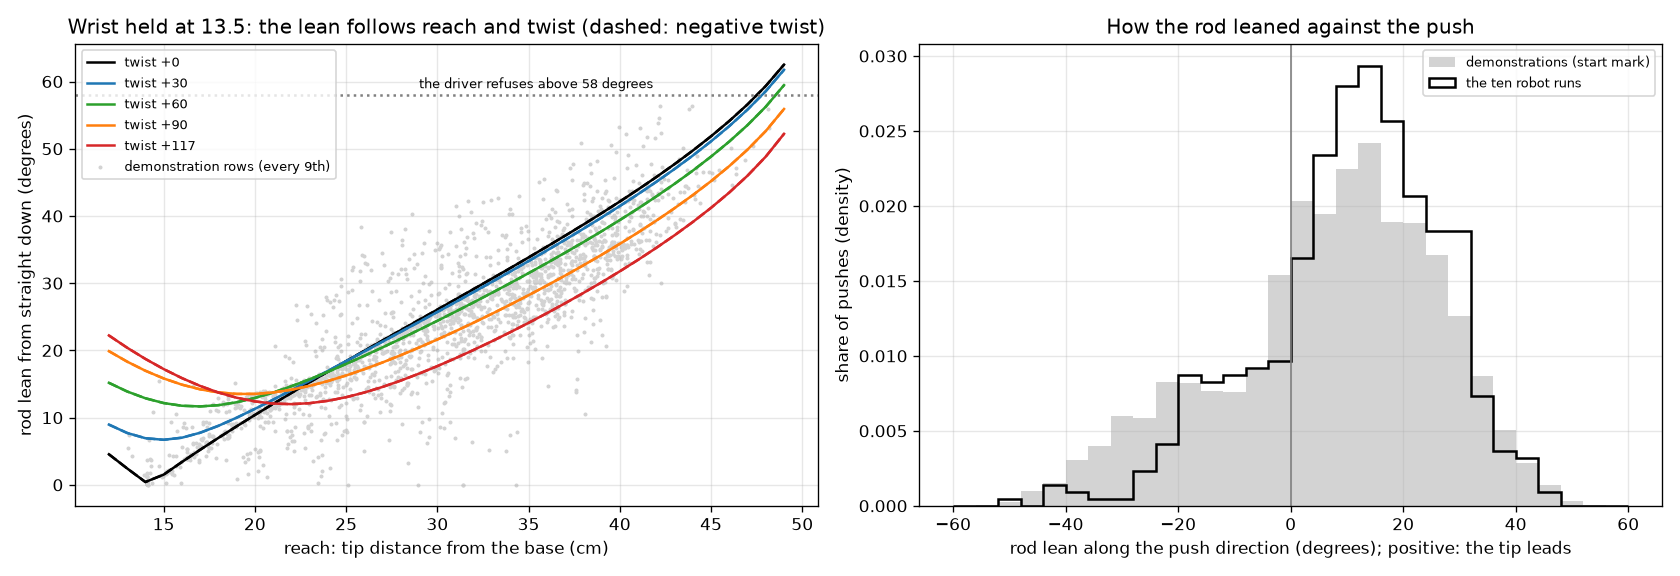

The script that saved this image:
"""
What the held wrist does to the rod's lean, and how the rod leaned against the push direction (key: wrist_and_camera,
part 4).

Part 1 (calculated with the arm model): with the wrist held, the rod's lean is fixed by where the tip is and how far
the forearm is twisted. The lean is tabulated over reach and twist for the driver's 13.5 degrees and for two other
wrist values, with the tip 5 mm above the fitted table as the driver puts it, and the reach at which the driver's
58-degree lean limit or the arm's joint limits would refuse a step is read off.

Part 2 (measured joints, calculated leans): the rod's lean along the push direction (positive: the tip leads, the
block's body follows) and across it, for the demonstrations and for the ten robot runs. A rod that leans back against
the push would put the block's body ahead of the tip.

Part 3: the hand (joint 6) in the runs and in the demonstrations, and what the model's hand output asked for.

Run from this folder:
    D:/AI_Project/.venv/Scripts/python.exe lean_and_reach.py
"""

import math
from typing import Dict, Optional

import matplotlib
matplotlib.use("Agg")
import numpy
import pandas

from matplotlib import pyplot

import wrist_geometry
from config import MODEL_MODE_PARAMETERS


LEAN_PARAMETERS = {
    "wrists_deg": [13.5, 0.0, -10.0],
    "reaches_m": [round(0.12 + 0.01 * index, 2) for index in range(38)],
    "twists_deg": [-117.0, -90.0, -60.0, -30.0, 0.0, 30.0, 60.0, 90.0, 117.0],
    "twist_march_deg": 3.0,
    # joints 1 to 3 of a recorded pushing pose near the base (run 5, picture 0), the solver's first guess
    "first_guess_rad": [0.0, -0.743, -1.134],
    "rod_lean_most_deg": MODEL_MODE_PARAMETERS["rod_lean_most_deg"],
    "smallest_push_m": 0.005,
    "figure_dpi": 120
}



def lean_table(
        wrist_deg: float,
        parameters: Dict
) -> pandas.DataFrame:
    """
    The rod's lean from straight down over reach and forearm twist for one held wrist value, the tip on the x axis at
    the driver's height. Each reach starts from the solution of the reach before it, each twist from the twist before
    it, so the arm stays in the elbow-up shape of the recordings. NaN where no joint angles within the limits reach
    the point.
    """

    reaches = numpy.array(parameters["reaches_m"])
    tips = numpy.column_stack([reaches, numpy.zeros(len(reaches)), numpy.zeros(len(reaches))])
    tips[:, 2] = wrist_geometry.table_heights(tips[:, :2]) + wrist_geometry.ANALYSIS_PARAMETERS["driver_tip_above_table_m"]
    wrist_rad = math.radians(wrist_deg)

    untwisted = numpy.zeros((len(reaches), 3))
    guess = numpy.array(parameters["first_guess_rad"], dtype = float)
    for index in range(len(reaches)):
        joints, is_solved = wrist_geometry.solve_many_with_wrist_fixed(tips[index:index + 1], numpy.zeros(1), numpy.full(1, wrist_rad), guess[None, :])
        untwisted[index] = joints[0, :3] if is_solved[0] else numpy.nan
        if is_solved[0]:
            guess = joints[0, :3]

    table = pandas.DataFrame(index = [round(100 * reach) for reach in reaches], columns = parameters["twists_deg"], dtype = float)
    for direction in (1.0, -1.0):
        current = untwisted.copy()
        is_alive = numpy.all(numpy.isfinite(current), axis = 1)
        twist = 0.0
        while abs(twist) <= max(abs(value) for value in parameters["twists_deg"]) + 1e-9:
            starts = numpy.where(is_alive[:, None], current, 0.0)
            joints, is_solved = wrist_geometry.solve_many_with_wrist_fixed(tips, numpy.full(len(reaches), math.radians(twist)), numpy.full(len(reaches), wrist_rad), starts)
            is_alive = is_alive & is_solved
            current = numpy.where(is_alive[:, None], joints[:, :3], current)
            for wanted in parameters["twists_deg"]:
                if abs(wanted - twist) < 1e-6:
                    leans = wrist_geometry.tips_and_leans(joints)[1]
                    table[wanted] = numpy.where(is_alive, leans, numpy.nan)
            twist += direction * parameters["twist_march_deg"]
    return table



def leans_against_push(
        joint_sets: numpy.ndarray,
        push_xy: numpy.ndarray
) -> pandas.DataFrame:
    """
    The rod's lean along and across the push direction for many rows.

    Parameters
    ----------
    joint_sets : numpy.ndarray
        Joint angles in radians, shape (N, 6).
    push_xy : numpy.ndarray
        The push direction on the table for every row (need not be unit length), shape (N, 2).

    Returns
    -------
    pandas.DataFrame
        "lean_along_deg" (positive: the tip is ahead of the rod's upper end in the push direction), "lean_across_deg"
        (positive: the tip is to the left of the push) and "lean_deg" (the angle from straight down).
    """

    rod = wrist_geometry.frames_of_many(joint_sets)["joint_6"][1][:, :, 2]
    push = push_xy / numpy.linalg.norm(push_xy, axis = 1, keepdims = True)
    left = numpy.column_stack([-push[:, 1], push[:, 0]])
    return pandas.DataFrame({
        "lean_along_deg": numpy.degrees(numpy.arctan2(rod[:, 0] * push[:, 0] + rod[:, 1] * push[:, 1], -rod[:, 2])),
        "lean_across_deg": numpy.degrees(numpy.arctan2(rod[:, 0] * left[:, 0] + rod[:, 1] * left[:, 1], -rod[:, 2])),
        "lean_deg": numpy.degrees(numpy.arccos(numpy.clip(-rod[:, 2], -1.0, 1.0)))
    })



def lean_summary(leans: pandas.DataFrame) -> Dict[str, float]:
    """The numbers printed for one group of pushes."""

    return {
        "pushes": len(leans),
        "lean_median_deg": leans["lean_deg"].median(),
        "lean_p95_deg": leans["lean_deg"].quantile(0.95),
        "along_p05_deg": leans["lean_along_deg"].quantile(0.05),
        "along_median_deg": leans["lean_along_deg"].median(),
        "along_p95_deg": leans["lean_along_deg"].quantile(0.95),
        "back_over_10_share": float((leans["lean_along_deg"] < -10.0).mean()),
        "back_over_20_share": float((leans["lean_along_deg"] < -20.0).mean()),
        "across_abs_median_deg": leans["lean_across_deg"].abs().median(),
        "across_abs_p95_deg": leans["lean_across_deg"].abs().quantile(0.95)
    }



def main(parameters: Optional[Dict] = None) -> None:
    """Print the three parts and save the figure."""

    settings = dict(LEAN_PARAMETERS)
    settings.update(parameters or {})
    pandas.set_option("display.width", 250)
    pandas.set_option("display.max_columns", 40)
    pandas.set_option("display.max_rows", 200)
    output_folder = wrist_geometry.ANALYSIS_PARAMETERS["output_folder"]

    print("=== part 1: the rod's lean (degrees from straight down) with the wrist held, by reach (cm, rows) and forearm twist (degrees, columns) ===")
    tables = {}
    for wrist_deg in settings["wrists_deg"]:
        tables[wrist_deg] = lean_table(wrist_deg, settings)
        print(f"\nwrist held at {wrist_deg} degrees (blank: no joint angles within the arm model's limits reach the point)")
        print(tables[wrist_deg].iloc[::2].round(1).to_string(na_rep = ""))
        within = tables[wrist_deg] <= settings["rod_lean_most_deg"]
        furthest = {twist: (max(within.index[within[twist]]) if within[twist].any() else None) for twist in tables[wrist_deg].columns}
        nearest = {twist: (min(within.index[within[twist]]) if within[twist].any() else None) for twist in tables[wrist_deg].columns}
        print(f"  reach (cm) within the {settings['rod_lean_most_deg']:.0f}-degree lean limit and the joint limits, by twist: "
              + ", ".join(f"{twist:+.0f}: {nearest[twist]} to {furthest[twist]}" for twist in tables[wrist_deg].columns))

    frames = wrist_geometry.load_demonstration_frames()
    print(f"\ndemonstrated reach: 1st to 99th percentile {100 * frames['reach_m'].quantile(0.01):.1f} to {100 * frames['reach_m'].quantile(0.99):.1f} cm, "
          f"largest {100 * frames['reach_m'].max():.1f} cm; rows beyond 44 cm: {int((frames['reach_m'] > 0.44).sum())}, beyond 46 cm: {int((frames['reach_m'] > 0.46).sum())}")

    print("\n=== part 2: the rod's lean against the push direction ===")
    episodes = pandas.read_csv(wrist_geometry.ANALYSIS_PARAMETERS["episodes_file"])
    on_mark = episodes[episodes["sheet_orientation"].str.contains("START MARK")]["episode_id"]
    has_next = (frames["episode_id"].shift(-1) == frames["episode_id"]).to_numpy()
    rows_now = numpy.flatnonzero(has_next)
    tips = frames[["tip_x_m", "tip_y_m"]].to_numpy(dtype = float)
    moves = tips[rows_now + 1] - tips[rows_now]
    is_push = numpy.linalg.norm(moves, axis = 1) >= settings["smallest_push_m"]
    rows_now, moves = rows_now[is_push], moves[is_push]
    demonstrated = leans_against_push(frames[wrist_geometry.JOINT_COLUMNS].to_numpy(dtype = float)[rows_now], moves)
    demonstrated["sheet"] = frames["sheet"].to_numpy()[rows_now]
    demonstrated["is_on_mark"] = frames["episode_id"].isin(on_mark).to_numpy()[rows_now]
    demonstrated["wrist_deg"] = frames["joint_5_deg"].to_numpy()[rows_now]

    rows = []
    for sheet, group in demonstrated[demonstrated["is_on_mark"]].groupby("sheet"):
        rows.append(dict({"who": "demonstrations (start mark)", "sheet": sheet[-2:]}, **lean_summary(group)))
    run_leans = {}
    for run in wrist_geometry.ANALYSIS_PARAMETERS["robot_runs"]:
        steps = wrist_geometry.load_robot_run(run)
        steps = steps[(steps["action"] == "model_step") & steps["tip_next_x"].notna()]
        push = numpy.column_stack([steps["tip_next_x"] - steps["tip_x"], steps["tip_next_y"] - steps["tip_y"]])
        leans = leans_against_push(steps[wrist_geometry.JOINT_COLUMNS].to_numpy(dtype = float), push)
        run_leans[run["number"]] = leans
        rows.append(dict({"who": f"robot run {run['number']} (model {run['model']})", "sheet": run["sheet"][-2:]}, **lean_summary(leans)))
    summary = pandas.DataFrame(rows).sort_values(["sheet", "who"])
    print(summary.round(2).to_string(index = False))
    summary.to_csv(output_folder / "lean_against_push.csv", index = False)
    near_held = demonstrated[demonstrated["is_on_mark"] & ((demonstrated["wrist_deg"] - 13.5).abs() <= 2.0)]
    far_from_held = demonstrated[demonstrated["is_on_mark"] & ((demonstrated["wrist_deg"] - 13.5).abs() > 5.7)]
    print("\ndemonstrated pushes (start mark) with the wrist within 2 degrees of 13.5, and more than 5.7 degrees away:")
    print(pandas.DataFrame([dict({"wrist": "within 2 of 13.5"}, **lean_summary(near_held)), dict({"wrist": "over 5.7 away"}, **lean_summary(far_from_held))]).round(2).to_string(index = False))

    print("\n=== part 3: the hand (joint 6) ===")
    hand = frames["joint_6_deg"]
    held = wrist_geometry.ANALYSIS_PARAMETERS["hand_held_deg"]
    print(f"demonstrations: hand within 0.3 degrees of the held {held} in {100.0 * ((hand - held).abs() <= 0.3).mean():.1f} % of rows, within 0.3 of 0 in "
          f"{100.0 * (hand.abs() <= 0.3).mean():.1f} %, more than 10 from {held} in {100.0 * ((hand - held).abs() > 10.0).mean():.1f} % ({int(((hand - held).abs() > 10.0).sum())} rows)")
    hand_change = frames.groupby("episode_id")["joint_6_deg"].diff()
    print(f"demonstrated steps in which the hand turned more than 1 degree: {int((hand_change.abs() > 1.0).sum())} of {int(hand_change.notna().sum())}")
    sample = frames[wrist_geometry.JOINT_COLUMNS].to_numpy(dtype = float)[::37]
    turned = sample.copy()
    turned[:, 5] += math.radians(30.0)
    tip_move = 1000.0 * numpy.linalg.norm(wrist_geometry.tips_and_leans(turned)[0] - wrist_geometry.tips_and_leans(sample)[0], axis = 1).max()
    camera_move = 1000.0 * numpy.linalg.norm(wrist_geometry.camera_poses(turned)[0] - wrist_geometry.camera_poses(sample)[0], axis = 1).max()
    print(f"arm model: turning the hand by 30 degrees moves the tip by at most {tip_move:.6f} mm and the camera by at most {camera_move:.6f} mm ({len(sample)} poses)")
    for run in wrist_geometry.ANALYSIS_PARAMETERS["robot_runs"]:
        steps = wrist_geometry.load_robot_run(run)
        print(f"run {run['number']:2d}: logged hand {steps['joint_6_deg'].min():.2f} to {steps['joint_6_deg'].max():.2f} degrees; the model's hand output "
              f"{steps['model_hand_deg'].min():+.3f} to {steps['model_hand_deg'].max():+.3f} degrees per step, summed over the run {steps['model_hand_deg'].sum():+.2f}; "
              f"its lean output {steps['model_lean_deg'].min():+.2f} to {steps['model_lean_deg'].max():+.2f}, summed {steps['model_lean_deg'].sum():+.1f}; "
              f"the lean the held wrist gave: {run_leans[run['number']]['lean_deg'].iloc[0]:.1f} at the first step, {run_leans[run['number']]['lean_deg'].max():.1f} at most")

    figure, axes = pyplot.subplots(1, 2, figsize = (14, 4.8))
    table = tables[settings["wrists_deg"][0]]
    for twist, colour in zip([0.0, 30.0, 60.0, 90.0, 117.0], ["black", "tab:blue", "tab:green", "tab:orange", "tab:red"]):
        axes[0].plot(table.index, table[twist], color = colour, label = f"twist +{twist:.0f}")
        axes[0].plot(table.index, table[-twist], color = colour, linestyle = "--")
    axes[0].scatter(100.0 * frames["reach_m"].iloc[::9], frames["rod_from_vertical_deg"].iloc[::9], s = 2, color = "lightgrey", label = "demonstration rows (every 9th)", zorder = 0)
    axes[0].axhline(settings["rod_lean_most_deg"], color = "grey", linestyle = ":")
    axes[0].text(29.0, settings["rod_lean_most_deg"] + 1.0, "the driver refuses above 58 degrees", fontsize = 8)
    axes[0].set_xlabel("reach: tip distance from the base (cm)")
    axes[0].set_ylabel("rod lean from straight down (degrees)")
    axes[0].set_title("Wrist held at 13.5: the lean follows reach and twist (dashed: negative twist)")
    axes[0].legend(fontsize = 8)
    axes[0].grid(alpha = 0.3)

    bins = numpy.arange(-60.0, 62.0, 4.0)
    axes[1].hist(demonstrated.loc[demonstrated["is_on_mark"], "lean_along_deg"], bins = bins, density = True, color = "lightgrey", label = "demonstrations (start mark)")
    all_runs = pandas.concat(run_leans.values(), ignore_index = True)
    axes[1].hist(all_runs["lean_along_deg"], bins = bins, density = True, histtype = "step", color = "black", linewidth = 1.5, label = "the ten robot runs")
    axes[1].axvline(0.0, color = "grey", linewidth = 1)
    axes[1].set_xlabel("rod lean along the push direction (degrees); positive: the tip leads")
    axes[1].set_ylabel("share of pushes (density)")
    axes[1].set_title("How the rod leaned against the push")
    axes[1].legend(fontsize = 8)
    axes[1].grid(alpha = 0.3)
    figure.tight_layout()
    figure.savefig(output_folder / "lean_and_reach.png", dpi = settings["figure_dpi"])
    pyplot.close(figure)
    print(f"\nsaved {output_folder / 'lean_and_reach.png'} and lean_against_push.csv")



if __name__ == "__main__":
    main()
